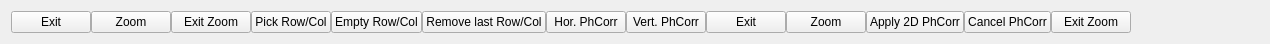
       <widget class="QWidget" name="">
        <layout class="QGridLayout" name="gridLayout_24">
         <property name="sizeConstraint">
          <enum>QLayout::SetFixedSize</enum>
         </property>
         <property name="spacing">
          <number>0</number>
         </property>
         <item row="0" column="0">
          <widget class="QPushButton" name="exitPhCorr1d">
           <property name="sizePolicy">
            <sizepolicy hsizetype="Minimum" vsizetype="MinimumExpanding">
             <horstretch>0</horstretch>
             <verstretch>0</verstretch>
            </sizepolicy>
           </property>
           <property name="maximumSize">
            <size>
             <width>16777215</width>
             <height>30</height>
            </size>
           </property>
           <property name="text">
            <string>Exit</string>
           </property>
          </widget>
         </item>
         <item row="0" column="7">
          <widget class="QPushButton" name="vertPhCorr2d">
           <property name="maximumSize">
            <size>
             <width>16777215</width>
             <height>30</height>
            </size>
           </property>
           <property name="text">
            <string>Vert. PhCorr</string>
           </property>
          </widget>
         </item>
         <item row="0" column="4">
          <widget class="QPushButton" name="emptyRowColPhCorr2d">
           <property name="maximumSize">
            <size>
             <width>16777215</width>
             <height>30</height>
            </size>
           </property>
           <property name="text">
            <string>Empty Row/Col</string>
           </property>
          </widget>
         </item>
         <item row="0" column="3">
          <widget class="QPushButton" name="pickRowColPhCorr2d">
           <property name="sizePolicy">
            <sizepolicy hsizetype="Minimum" vsizetype="MinimumExpanding">
             <horstretch>0</horstretch>
             <verstretch>0</verstretch>
            </sizepolicy>
           </property>
           <property name="maximumSize">
            <size>
             <width>16777215</width>
             <height>30</height>
            </size>
           </property>
           <property name="text">
            <string>Pick Row/Col</string>
           </property>
          </widget>
         </item>
         <item row="0" column="10">
          <widget class="QPushButton" name="applyPhCorr2d">
           <property name="maximumSize">
            <size>
             <width>16777215</width>
             <height>30</height>
            </size>
           </property>
           <property name="text">
            <string>Apply 2D PhCorr</string>
           </property>
          </widget>
         </item>
         <item row="0" column="5">
          <widget class="QPushButton" name="removeRowColPhCorr2d">
           <property name="maximumSize">
            <size>
             <width>16777215</width>
             <height>30</height>
            </size>
           </property>
           <property name="text">
            <string>Remove last Row/Col</string>
           </property>
          </widget>
         </item>
         <item row="0" column="1">
          <widget class="QPushButton" name="zoomPhCorr1d">
           <property name="sizePolicy">
            <sizepolicy hsizetype="Minimum" vsizetype="MinimumExpanding">
             <horstretch>0</horstretch>
             <verstretch>0</verstretch>
            </sizepolicy>
           </property>
           <property name="maximumSize">
            <size>
             <width>16777215</width>
             <height>30</height>
            </size>
           </property>
           <property name="text">
            <string>Zoom</string>
           </property>
          </widget>
         </item>
         <item row="0" column="2">
          <widget class="QPushButton" name="exitZoomPhCorr1d">
           <property name="sizePolicy">
            <sizepolicy hsizetype="Minimum" vsizetype="MinimumExpanding">
             <horstretch>0</horstretch>
             <verstretch>0</verstretch>
            </sizepolicy>
           </property>
           <property name="maximumSize">
            <size>
             <width>16777215</width>
             <height>30</height>
            </size>
           </property>
           <property name="text">
            <string>Exit Zoom</string>
           </property>
          </widget>
         </item>
         <item row="0" column="8">
          <widget class="QPushButton" name="exitPhCorr2d">
           <property name="maximumSize">
            <size>
             <width>16777215</width>
             <height>30</height>
            </size>
           </property>
           <property name="text">
            <string>Exit</string>
           </property>
          </widget>
         </item>
         <item row="0" column="6">
          <widget class="QPushButton" name="horzPhCorr2d">
           <property name="maximumSize">
            <size>
             <width>16777215</width>
             <height>30</height>
            </size>
           </property>
           <property name="text">
            <string>Hor. PhCorr</string>
           </property>
          </widget>
         </item>
         <item row="0" column="9">
          <widget class="QPushButton" name="zoomPhCorr2d">
           <property name="maximumSize">
            <size>
             <width>16777215</width>
             <height>30</height>
            </size>
           </property>
           <property name="text">
            <string>Zoom</string>
           </property>
          </widget>
         </item>
         <item row="0" column="11">
          <widget class="QPushButton" name="cancelPhCorr2d">
           <property name="maximumSize">
            <size>
             <width>16777215</width>
             <height>30</height>
            </size>
           </property>
           <property name="text">
            <string>Cancel PhCorr</string>
           </property>
          </widget>
         </item>
         <item row="0" column="13">
          <spacer name="horizontalSpacer_44">
           <property name="orientation">
            <enum>Qt::Horizontal</enum>
           </property>
           <property name="sizeHint" stdset="0">
            <size>
             <width>128</width>
             <height>13</height>
            </size>
           </property>
          </spacer>
         </item>
         <item row="0" column="12">
          <widget class="QPushButton" name="exitZoomPhCorr2d">
           <property name="maximumSize">
            <size>
             <width>16777215</width>
             <height>30</height>
            </size>
           </property>
           <property name="text">
            <string>Exit Zoom</string>
           </property>
          </widget>
         </item>
        </layout>
       </widget>
